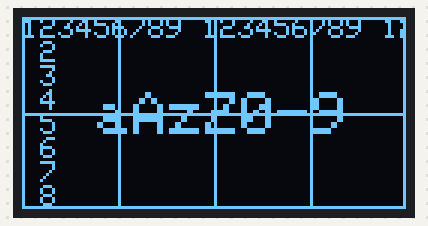
A sketch run on a simulated Arduino Uno, built with avr-gcc and run on an emulated ATmega328P. Parts: 128×64 one-colour display. What the sketch prints to the serial monitor is not drawn.

Above: at 2.1 s.

The sketch:

ESP_OLED_Test.ino
```cpp
/* Draw grid lines and text on a 0.96" OLED to verify if you have a 128x32 or 128x64 device.
 * Use I2C scanner to obtain the OLED device address.
 * https://learn.adafruit.com/scanning-i2c-addresses/arduino
 * Take note of comment at SCREEN_ADDRESS.
*/

#include <Wire.h>
#include <Adafruit_GFX.h>
#include <Adafruit_SSD1306.h>

#define SCREEN_WIDTH 128 // OLED display width, in pixels
#define SCREEN_HEIGHT 64 // OLED display height, in pixels
#define OLED_RESET     -1 // Reset pin # (or -1 if sharing Arduino reset pin)
#define SCREEN_ADDRESS 0x3C ///< See datasheet for Address; 0x3D for 128x64, 0x3C for 128x32
//NB: this is not strictly true, 0x3C is used for 128x64 displays too. Test OLED to verify.
Adafruit_SSD1306 display(SCREEN_WIDTH, SCREEN_HEIGHT, &Wire, OLED_RESET);

//Test function to check if OLED display is 128x64 or 128x32 pixels.
//display grid lines with row/col markings. Change SCREEN_HEIGHT to test display.
//128x64 = 21 cols, 8 rows of text
//128x32 = 21 cols, 4 rows of text
void gridOLED128xNN() {
  int row=display.height();   //height/width returns pixel count
  int col=display.width();

  display.drawFastHLine(0,0,col,WHITE);     //x,y,length(pixel count)
  display.drawFastHLine(0,row*0.5,col,WHITE);
  display.drawFastHLine(0,row-1,col,WHITE);   //row is pixel count so -1 for coord

  display.drawFastVLine(0,0,row,WHITE);     //x,y,length(pixel count)
  display.drawFastVLine(col*0.25,0,row,WHITE);
  display.drawFastVLine(col*0.50,0,row,WHITE);
  display.drawFastVLine(col*0.75,0,row,WHITE);
  display.drawFastVLine(col-1,0,row,WHITE);   //col is pixel count so -1 for coord

  display.setCursor(0,0);
  for (int i=0; i < 5; i++) {
    display.print("123456789 ");
  }
  display.println();
  for (int y=2; y < 32; y++) {                //line count
    display.print(" ");
    display.println(y);
  }
  display.setCursor(col*0.2,row*0.4);
  display.setTextSize(2);
  display.print("aAzZ0-9");                 //font size test
  display.display();
}

void setup()
{
  Serial.begin(115200);
  Serial.println("ESP_OLED_Test 1.0");
  // SSD1306_SWITCHCAPVCC = generate display voltage from 3.3V internally
  if(!display.begin(SSD1306_SWITCHCAPVCC, SCREEN_ADDRESS)) {
    Serial.println(F("SSD1306 allocation failed"));
    for(;;); // Don't proceed, loop forever
  }
  delay(2000);
  display.clearDisplay();
  display.setRotation(0);     //0=(landscape,pins top),1=(portrait,pins left),2=(land,pins bot)3=(port,pins right)
  display.setTextSize(1);
  display.setTextWrap(false);
  display.setTextColor(WHITE);
  gridOLED128xNN();
}

void loop(void) {
}
```
